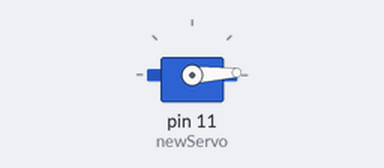
Recording of a sketch running on a simulated Arduino Uno, built with avr-gcc and run on an emulated ATmega328P. Parts: servo.

Above: at 0.05 s.
At 0.9 s:
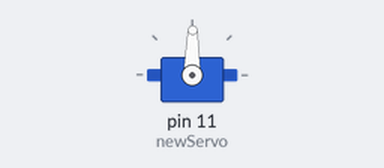
At 1.75 s:
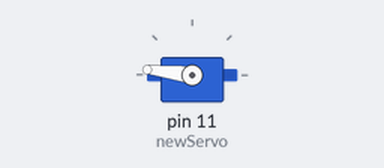
At 3.45 s:
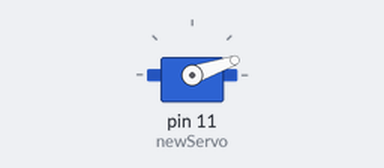
Timing chart, 0 to 8.3 s (numbered marks = the images above):
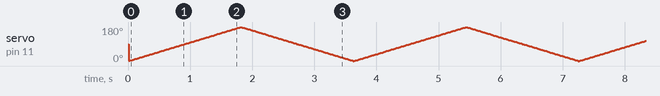

The sketch:

angleChange.ino
```cpp
#include <Servo.h>

Servo newServo;

int servoPin = 11;
int angle = 0;    // variable to store the servo position
int angleChange = 1;

void setup() {
  newServo.attach(11);  // attaches the servo on pin 9 to the servo object
  Serial.begin(9600);
}

void loop() {
  angle = angle + angleChange;
  delay(10);
  if (angle >= 180 || angle <=0){
    angleChange = - angleChange;
  }
  newServo.write(angle);
}
```
